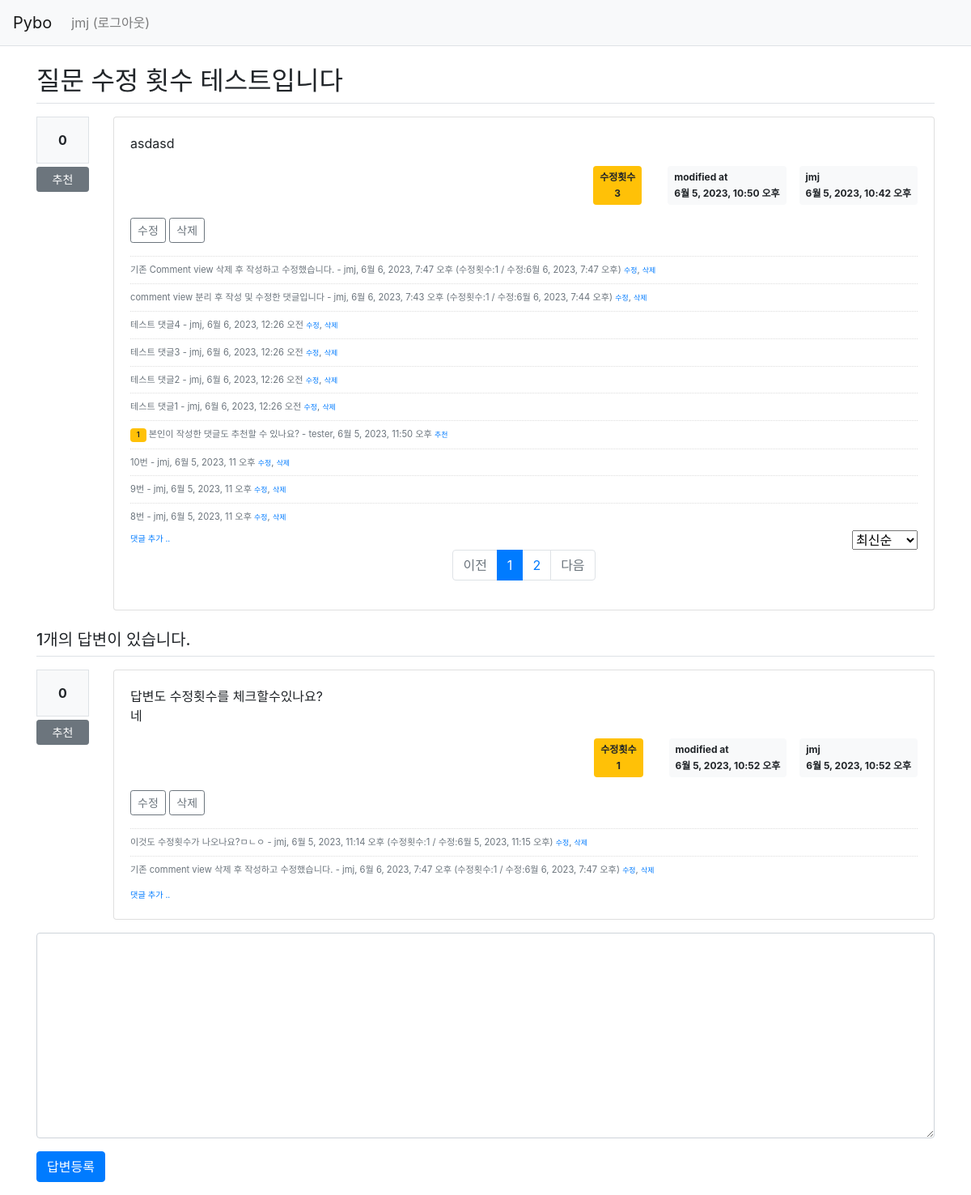
The app's page /pybo/16/ (signed in) with its own data.
### pybo/models.py (models this page shows, shortened)
class Question(models.Model):
    author = models.ForeignKey(User, on_delete=models.CASCADE, related_name='author_question')
    subject = models.CharField(max_length=200)
    content = models.TextField()
    create_date = models.DateTimeField()
    modify_date = models.DateTimeField(null=True, blank=True)
    voter = models.ManyToManyField(User, related_name='voter_question')
    modify_count = models.IntegerField() # 질문 수정 횟수 추가

class Comment(models.Model):
    author = models.ForeignKey(User, on_delete=models.CASCADE, related_name='author_comment')
    content = models.TextField()
    create_date = models.DateTimeField()
    modify_date = models.DateTimeField(null=True, blank=True)
    question = models.ForeignKey(Question, null=True, blank=True, on_delete=models.CASCADE)
    answer = models.ForeignKey(Answer, null=True, blank=True, on_delete=models.CASCADE)
    modify_count = models.IntegerField() # 댓글 수정 횟수 추가
    voter = models.ManyToManyField(User, related_name='voter_comment')

class Answer(models.Model):
    author = models.ForeignKey(User, on_delete=models.CASCADE, related_name='author_answer')
    question = models.ForeignKey(Question, on_delete=models.CASCADE)
    content = models.TextField()
    create_date = models.DateTimeField()
    modify_date = models.DateTimeField(null=True, blank=True)
    voter = models.ManyToManyField(User, related_name='voter_answer')
    modify_count = models.IntegerField() # 답변 수정 횟수 추가

### pybo/views/base_views.py (the view)
# urls.py: path('<int:question_id>/', base_views.detail, name='detail'),
def detail(request, question_id):
    question = get_object_or_404(Question, pk=question_id)
    page = request.GET.get('page', '1')  # 페이지
    so = request.GET.get('so', 'recent')  # 정렬기준
    if so == 'recommend':
        comment_list = question.comment_set.annotate(num_voter=Count('voter')).order_by('-num_voter', '-create_date')
    elif so == 'oldest':  # oldest
        comment_list = question.comment_set.order_by('create_date')
    else:  # recent
        comment_list = question.comment_set.order_by('-create_date')
    paginator = Paginator(comment_list, 10)  # 페이지당 10개씩 보여주기
    page_obj = paginator.get_page(page)
    context = {'question': question, 'comment_list': page_obj, 'page': page, 'so': so}
    return render(request, 'pybo/question_detail.html', context)

### pybo/templatetags/pybo_filter.py (called while the page is built)
@register.filter()
def mark(value):
    extensions = ["nl2br", "fenced_code"]
    return mark_safe(markdown.markdown(value, extensions=extensions))

### templates/pybo/question_detail.html (shortened to what this page needs)
{% extends 'base.html' %}
{% load pybo_filter %}
{% block content %}
<div class="container my-3">
    <h2 class="border-bottom py-2">{{ question.subject }}</h2>
    <div class="row my-3">
        <div class="col-1">
            <div class="bg-light text-center p-3 border font-weight-bolder mb-1">{{question.voter.count}}</div>
            <a href="#" data-uri="{% url 'pybo:vote_question' question.id  %}"
               class="recommend btn btn-sm btn-secondary btn-block my-1">추천</a>
        </div>
        <div class="col-11">
            <div class="card">
                <div class="card-body">
                    <div class="card-text">{{ question.content|mark }}</div>
                    <div class="d-flex justify-content-end">
                        {% if question.modify_date %}
                        <div class="badge badge-warning p-2 text-center mx-3">
                            <div class="mb-2">수정횟수</div>
                            <div>{{ question.modify_count }}</div>
                        </div>
                        <div class="badge badge-light p-2 text-left mx-3">
                            <div class="mb-2">modified at</div>
                            <div>{{ question.modify_date }}</div>
                        </div>
                        {% endif %}
                        <div class="badge badge-light p-2 text-left">
                            <div class="mb-2">{{ question.author.username }}</div>
                            <div>{{ question.create_date }}</div>
                        </div>
                    </div>
                    {% if request.user == question.author %}
                    <div class="my-3">
                        <a href="{% url 'pybo:question_modify' question.id  %}"
                           class="btn btn-sm btn-outline-secondary">수정</a>
                        <a href="#" class="delete btn btn-sm btn-outline-secondary"
                           data-uri="{% url 'pybo:question_delete' question.id  %}">삭제</a>
                    </div>
                    {% endif %}
                    {% if comment_list %}
                    <div class="mt-3">
                    {% for comment in comment_list %}
                        <div class="comment py-2 text-muted">
                            {% if comment.voter.all.count > 0 %}
                            <span class="badge badge-warning px-2 py-1">{{ comment.voter.all.count }}</span>
                            {% endif %}
                            <span style="white-space: pre-line;">{{ comment.content }}</span>
                            <span>
                                - {{ comment.author }}, {{ comment.create_date }}
                                {% if comment.modify_date %}
                                (수정횟수:{{ comment.modify_count }} / 수정:{{ comment.modify_date }})
                                {% endif %}
                            </span>
                            {% if request.user == comment.author %}
                            <a href="{% url 'pybo:comment_modify_question' comment.id  %}" class="small">수정</a>,
                            <a href="#" class="small delete"
                               data-uri="{% url 'pybo:comment_delete_question' comment.id  %}">삭제</a>
                            {% else %}
                            <a href="#" data-uri="{% url 'pybo:vote_comment' comment.id  %}"
                                class="small recommend">추천</a>
                            {% endif %}
                        </div>
                    {% endfor %}
                    </div>
                    {% endif %}
                    <div class="d-flex justify-content-between">
                        <a href="{% url 'pybo:comment_create_question' question.id  %}"
                           class="small"><small>댓글 추가 ..</small></a>
                        <select class="so ml-auto">
                            <option value="recent" {% if so == 'recent' %}selected{% endif %}>최신순</option>
                        </select>
                    </div>
                    <ul class="pagination justify-content-center ">
                        {% if comment_list.has_previous %}
                        <li class="page-item">
                            <a class="page-link" data-page="{{ comment_list.previous_page_number }}" href="#">이전</a>
                        </li>
                        {% else %}
                        <li class="page-item disabled">
                            <a class="page-link" tabindex="-1" aria-disabled="true" href="#">이전</a>
                        </li>
                        {% endif %}
                        {% for page_number in comment_list.paginator.page_range %}
                        {% if page_number >= comment_list.number|add:-5 and page_number <= comment_list.number|add:5 %}
                            {% if page_number == comment_list.number %}
                            <li class="page-item active" aria-current="page">
                                <a class="page-link" data-page="{{ page_number }}" href="#">{{ page_number }}</a>
                            </li>
                            {% else %}
                            <li class="page-item">
                                <a class="page-link" data-page="{{ page_number }}" href="#">{{ page_number }}</a>
                            </li>
                            {% endif %}
                        {% endif %}
                        {% endfor %}
                        {% if question_list.has_next %}
                        <li class="page-item">
                            <a class="page-link" data-page="{{ comment_list.next_page_number }}" href="#">다음</a>
                        </li>
                        {% else %}
                        <li class="page-item disabled">
                            <a class="page-link" tabindex="-1" aria-disabled="true" href="#">다음</a>
                        </li>
                        {% endif %}
                    </ul>
                </div>
            </div>
        </div>
    </div>
    <h5 class="border-bottom my-3 py-2">{{question.answer_set.count}}개의 답변이 있습니다.</h5>
    {% for answer in question.answer_set.all %}
    <div class="row my-3">
        <div class="col-1">
            <div class="bg-light text-center p-3 border font-weight-bolder mb-1">{{answer.voter.count}}</div>
            <a href="#" data-uri="{% url 'pybo:vote_answer' answer.id  %}"
                class="recommend btn btn-sm btn-secondary btn-block my-1">추천</a>
        </div>
        <div class="col-11">
            <div class="card">
                <div class="card-body">
                    <div class="card-text">{{ answer.content|mark }}</div>
                    <div class="d-flex justify-content-end">
                        {% if answer.modify_date %}
                        <div class="badge badge-warning p-2 text-center mx-3">
                            <div class="mb-2">수정횟수</div>
                            <div>{{ answer.modify_count }}</div>
                        </div>
                        <div class="badge badge-light p-2 text-left mx-3">
                            <div class="mb-2">modified at</div>
                            <div>{{ answer.modify_date }}</div>
                        </div>
                        {% endif %}
                        <div class="badge badge-light p-2 text-left">
                            <div class="mb-2">{{ answer.author.username }}</div>
                            <div>{{ answer.create_date }}</div>
                        </div>
                    </div>
                    {% if request.user == answer.author %}
                    <div class="my-3">
                        <a href="{% url 'pybo:answer_modify' answer.id  %}"
                           class="btn btn-sm btn-outline-secondary">수정</a>
                        <a href="#" class="delete btn btn-sm btn-outline-secondary "
                           data-uri="{% url 'pybo:answer_delete' answer.id  %}">삭제</a>
                    </div>
                    {% endif %}
                    {% if answer.comment_set.count > 0 %}
                    <div class="mt-3">
                    {% for comment in answer.comment_set.all %}
                        <div class="comment py-2 text-muted">
                            <span style="white-space: pre-line;">{{ comment.content }}</span>
                            <span>
                                - {{ comment.author }}, {{ comment.create_date }}
                                {% if comment.modify_date %}
                                (수정횟수:{{ comment.modify_count }} / 수정:{{ comment.modify_date }})
                                {% endif %}
                            </span>
                            {% if request.user == comment.author %}
                            <a href="{% url 'pybo:comment_modify_answer' comment.id  %}" class="small">수정</a>,
                            <a href="#" class="small delete"
                               data-uri="{% url 'pybo:comment_delete_answer' comment.id  %}">삭제</a>
                            {% else %}
                            <a href="#" data-uri="{% url 'pybo:vote_comment' comment.id  %}"
                                class="small recommend">추천</a>
                            {% endif %}
                        </div>
                    {% endfor %}
                    </div>
                    {% endif %}
                    <div>
                        <a href="{% url 'pybo:comment_create_answer' answer.id  %}"
                           class="small"><small>댓글 추가 ..</small></a>
                    </div>
                </div>
            </div>
        </div>
    </div>
    {% endfor %}
    <form action="{% url 'pybo:answer_create' question.id %}" method="post" class="my-3">
        <div class="form-group">
            <textarea {% if not user.is_authenticated %}disabled{% endif %}
              name="content" id="content" class="form-control" rows="10"></textarea>
        </div>
        <input type="submit" value="답변등록" class="btn btn-primary">
    </form>
</div>
{% endblock %}

### templates/navbar.html (shortened to what this page needs)
<nav class="navbar navbar-expand-lg navbar-light bg-light border-bottom">
    <a class="navbar-brand" href="{% url 'pybo:index' %}">Pybo</a>
    <div class="collapse navbar-collapse flex-grow-0" id="navbarNav">
        <ul class="navbar-nav">
            <li class="nav-item ">
                {% if user.is_authenticated %}
                <a class="nav-link" href="{% url 'common:logout' %}">{{ user.username }} (로그아웃)</a>
                {% else %}
                <a class="nav-link" href="{% url 'common:login' %}">로그인</a>
                {% endif %}
            </li>
        </ul>
    </div>
</nav>

### static/style.css (style rules this page uses)
.comment { border-top:dotted 1px #ddd; font-size:0.7em; }

### records on screen
Question: subject "질문 수정 횟수 테스트입니다", voter.count "0", content|mark "asdasd", modify_count "3", modify_date "6월 5, 2023, 10:50 오후", author.username "jmj", create_date "6월 5, 2023, 10:42 오후", answer_set.count "1"
Comment: content "기존 Comment view 삭제 후 작성하고 수정했습니다.", author "jmj", create_date "6월 6, 2023, 7:47 오후", modify_count "1", modify_date "6월 6, 2023, 7:47 오후"
Comment: content "comment view 분리 후 작성 및 수정한 댓글입니다", author "jmj", create_date "6월 6, 2023, 7:43 오후", modify_count "1", modify_date "6월 6, 2023, 7:44 오후", shows "삭제"
Comment: content "테스트 댓글4", author "jmj", create_date "6월 6, 2023, 12:26 오전", shows "수정"
Comment: content "테스트 댓글3", author "jmj", create_date "6월 6, 2023, 12:26 오전", shows "수정"
Comment: content "테스트 댓글2", author "jmj", create_date "6월 6, 2023, 12:26 오전", shows "수정"
Comment: content "테스트 댓글1", author "jmj", create_date "6월 6, 2023, 12:26 오전", shows "수정"
Comment: voter.all.count "1", content "본인이 작성한 댓글도 추천할 수 있나요?", author "tester", create_date "6월 5, 2023, 11:50 오후"
Comment: content "10번", author "jmj", create_date "6월 5, 2023, 11 오후", shows "수정"
Comment: content "9번", author "jmj", create_date "6월 5, 2023, 11 오후", shows "수정"
Comment: content "8번", author "jmj", create_date "6월 5, 2023, 11 오후", shows "수정"
Answer: voter.count "0", content|mark "답변도 수정횟수를 체크할수있나요? 네", modify_count "1", modify_date "6월 5, 2023, 10:52 오후", author.username "jmj", create_date "6월 5, 2023, 10:52 오후", shows "삭제"
Comment: content "이것도 수정횟수가 나오나요?ㅁㄴㅇ", author "jmj", create_date "6월 5, 2023, 11:14 오후", modify_count "1", modify_date "6월 5, 2023, 11:15 오후", shows "삭제"
Comment: content "기존 comment view 삭제 후 작성하고 수정했습니다.", author "jmj", create_date "6월 6, 2023, 7:47 오후", modify_count "1", modify_date "6월 6, 2023, 7:47 오후"

### other values on screen
{{ user.username }} "jmj"
{{ page_number }} "1"
{{ page_number }} "2"
